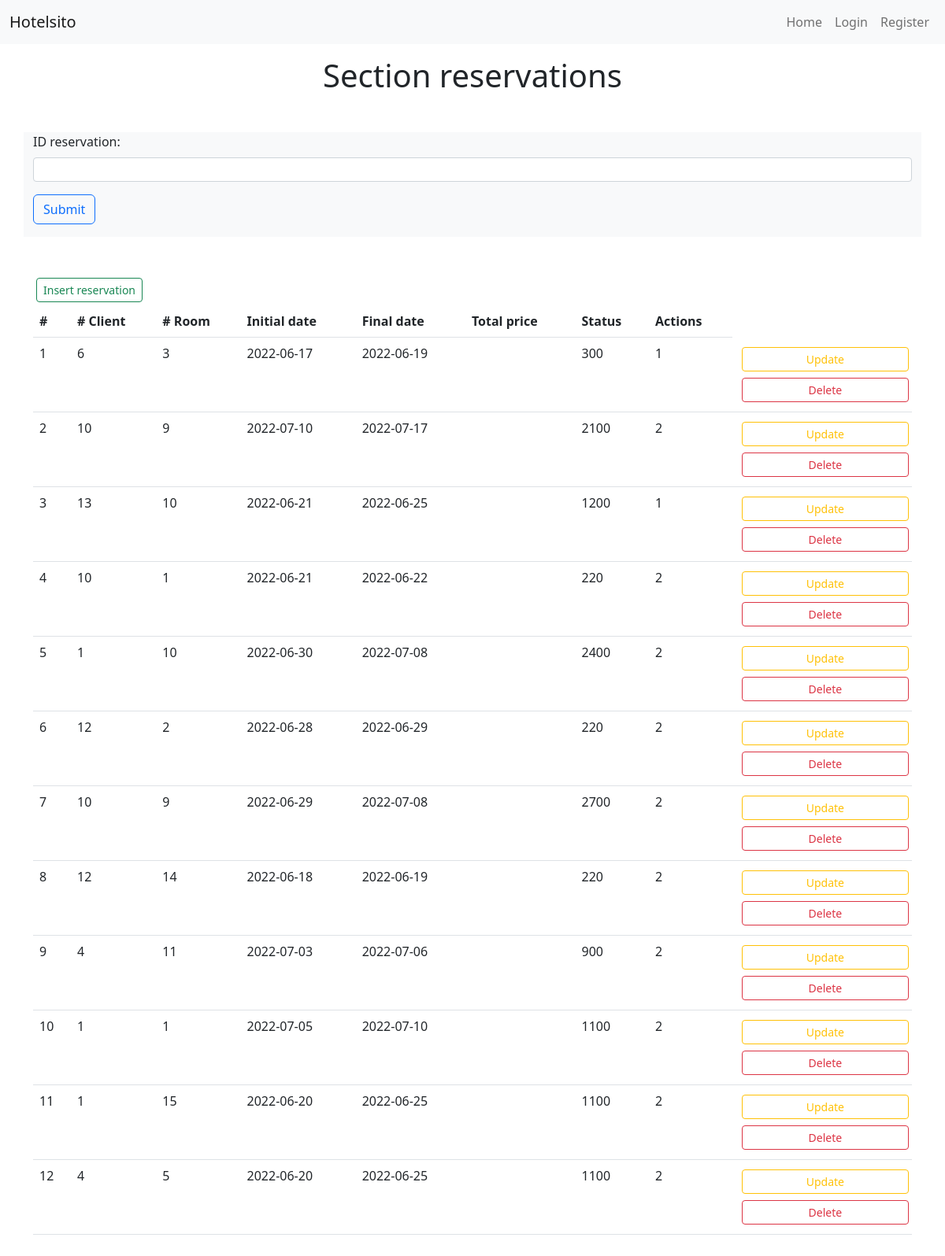
The app's page /reservations.php with its own data.
### tables this page shows
CREATE TABLE IF NOT EXISTS `039_reservations` (
  `ID_reservation` int(11) NOT NULL AUTO_INCREMENT,
  `ID_client` int(11) NOT NULL,
  `ID_room` int(11) NOT NULL,
  `initial_date` date NOT NULL,
  `final_date` date NOT NULL,
  `number_guests` int(11) DEFAULT NULL,
  `total_price` int(11) NOT NULL,
  `ID_status` int(11) NOT NULL,
  PRIMARY KEY (`ID_reservation`),
  KEY `ID_client` (`ID_client`),
  KEY `ID_room` (`ID_room`),
  KEY `ID_status` (`ID_status`)
);

### reservations.php (the view, shortened to what this page needs)
<?php
require ($_SERVER['DOCUMENT_ROOT'].'/student039/dwes/templates/header.php');
include ($_SERVER['DOCUMENT_ROOT'].'/student039/dwes/db/connect_db.php');
$sql = "SELECT * FROM 039_reservations";
$result = mysqli_query($conn, $sql);
$reservations = mysqli_fetch_all($result, MYSQLI_ASSOC);
?>
<h1 class="text-center mt-3">Section reservations</h1>
<?php
include ($_SERVER['DOCUMENT_ROOT'].'/student039/dwes/forms/form_reservations_select.php');
?>
<div class="container my-5">
    <a class="m-1 btn btn-outline-success btn-sm" href="/student039/dwes/forms/form_reservations_insert.php">Insert reservation</a>
    <?php if ($reservations) : ?>
        <table class="table table-hover">
            <thead>
                <tr>
                    <th scope="col">#</th>
                    <th scope="col"># Client</th>
                    <th scope="col"># Room</th>
                    <th scope="col">Initial date</th>
                    <th scope="col">Final date</th>
                    <th scope="col">Total price</th>
                    <th scope="col">Status</th>
                    <th scope="col">Actions</th>
                </tr>
            </thead>
            <tbody>
                <?php foreach ($reservations as $reservation) : ?>
                    <tr>
                        <?php
                        $id = $reservation['ID_reservation'];
                        foreach ($reservation as $reservation_data) : ?>
                            <td>
                                <?php echo $reservation_data; ?>
                            </td>
                        <?php endforeach; ?>
                        <td>
                            <a class="w-100 m-1 btn btn-outline-warning btn-sm" href="/student039/dwes/forms/form_reservations_update.php?result=<?php echo $id ?>">Update</a>
                            <a class="w-100 m-1 btn btn-outline-danger btn-sm" href="/student039/dwes/forms/form_reservations_delete.php?result=<?php echo $id ?>">Delete</a>
                        </td>
                    </tr>
                <?php endforeach; ?>
            </tbody>
        </table>
    <?php endif; ?>
</div>
<?php
require ($_SERVER['DOCUMENT_ROOT'].'/student039/dwes/templates/footer.php');
?>

### records on screen
039_reservations: reservation_data "1", ID_client "6", ID_room "3", initial_date "2022-06-17", final_date "2022-06-19", total_price "300"
039_reservations: reservation_data "2", ID_client "10", ID_room "9", initial_date "2022-07-10", final_date "2022-07-17", total_price "2100"
039_reservations: ID_reservation "3", ID_client "13", ID_room "10", initial_date "2022-06-21", final_date "2022-06-25", total_price "1200", ID_status "1"
039_reservations: ID_reservation "4", ID_client "10", ID_room "1", initial_date "2022-06-21", final_date "2022-06-22", total_price "220", ID_status "2"
039_reservations: ID_reservation "5", ID_client "1", ID_room "10", initial_date "2022-06-30", final_date "2022-07-08", total_price "2400", ID_status "2"
039_reservations: ID_reservation "6", ID_client "12", reservation_data "2", initial_date "2022-06-28", final_date "2022-06-29", total_price "220"
039_reservations: ID_reservation "7", ID_client "10", ID_room "9", initial_date "2022-06-29", final_date "2022-07-08", total_price "2700", ID_status "2"
039_reservations: ID_reservation "8", ID_client "12", ID_room "14", initial_date "2022-06-18", final_date "2022-06-19", total_price "220", ID_status "2"
039_reservations: ID_reservation "9", ID_client "4", ID_room "11", initial_date "2022-07-03", final_date "2022-07-06", total_price "900", ID_status "2"
039_reservations: ID_reservation "10", reservation_data "1", initial_date "2022-07-05", final_date "2022-07-10", total_price "1100", ID_status "2"
039_reservations: ID_reservation "11", ID_client "1", ID_room "15", initial_date "2022-06-20", final_date "2022-06-25", total_price "1100", ID_status "2"
039_reservations: ID_reservation "12", ID_client "4", ID_room "5", initial_date "2022-06-20", final_date "2022-06-25", total_price "1100", ID_status "2"
